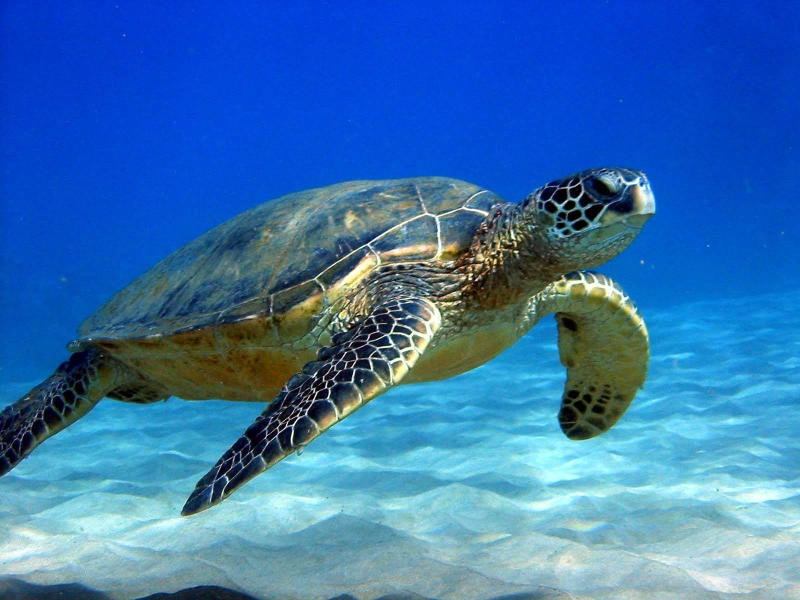
#> input picture Draw/Sea-Turtle.jpg, 1600 x 1200 px (shown at 1/2 size)
$ jupyter execute --allow-errors drawer.ipynb
#> lines starting #> are read from the running program, lines starting #| are printed output that depends on the picture; after the words box and inside, x2 and y2 are one past the last pixel; in counts of white or black regions, pixels touching at a corner belong together
[cell 1]
import cv2
import numpy as np
import pyautogui as p
import time
import keyboard
import os

[cell 2]
'''
    Preprocess image and make contours (getting vertices of edges).
'''
image_location = 'Sea-Turtle.jpg'
if image_location not in os.listdir('C:/Users/csb003/Documents/NCHpython/Draw/'):
    raise Exception("Please specify a valid file path for your image")

x_length = 1200 # make x axis have this length. Different values will probably need different preprocessing arguments
im = cv2.imread(image_location, 0)
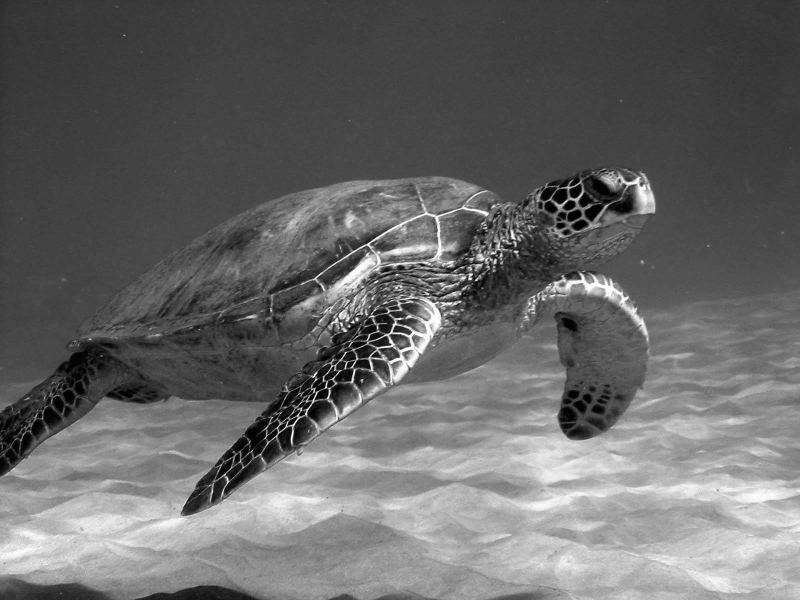
#> im: shape (1200, 1600) (shown at 1/2 size); min 0, max 255, mean 103.8
im = cv2.resize(im, None, None, x_length/im.shape[1], x_length/im.shape[1])
#> im: shape (900, 1200)

# adjusting values gives slightly different results. Changing x_length will probably require some arguments to be changed for better results
im = cv2.medianBlur(im, 7)
im = cv2.bilateralFilter(im, 4, 100, 100)
im = cv2.dilate(im, np.ones((5,5)))
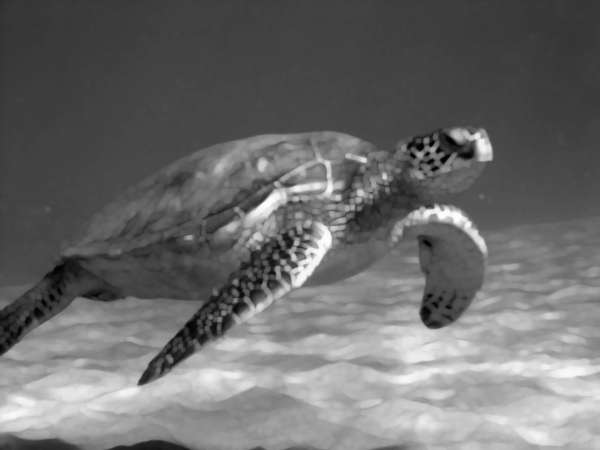
#> im: shape (900, 1200) (shown at 1/2 size); min 1, max 253, mean 107.7

th = cv2.adaptiveThreshold(im, 255, cv2.ADAPTIVE_THRESH_MEAN_C, cv2.THRESH_BINARY, 11, 3) # higher last value = lower noise
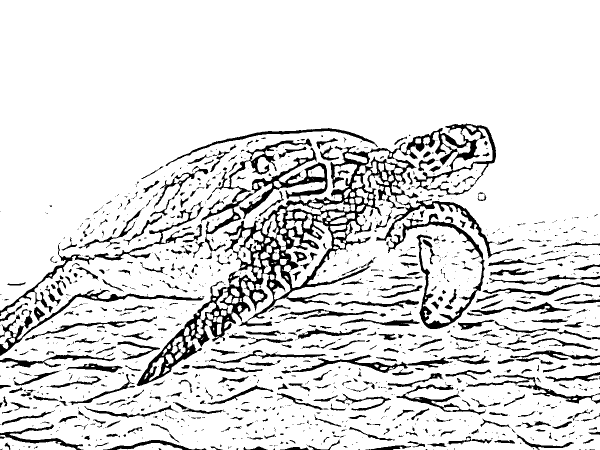
#> th: shape (900, 1200) (shown at 1/2 size); 87.1% white; 1309 black regions (876 under 20 px)
contours, hier = cv2.findContours(th, cv2.RETR_TREE, cv2.CHAIN_APPROX_SIMPLE)
#> contours = 1977 contours, 1337 with area under 20; largest, box (x1, y1, x2, y2) and area: (0, 0, 1200, 900) 1054690, (272, 283, 834, 773) 58040, (802, 246, 993, 392) 6732, (775, 426, 971, 659) 6192, (553, 442, 664, 576) 6008

[cell 3]
cv2.imshow('contours', cv2.drawContours(np.zeros(im.shape)+255, contours, -1, (0,255,0), ))
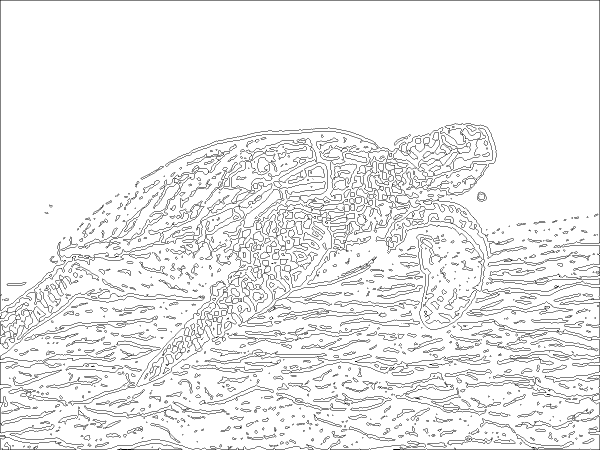
#> window 'contours': shape (900, 1200) (shown at 1/2 size); 93.3% white; black in thin lines or dots
cv2.imshow('preprocessed im', im)
cv2.imshow('thresholded im', th)

cv2.waitKey(0)
cv2.destroyAllWindows()

$ run again, with Draw/Whale.jpg copied over Draw/Sea-Turtle.jpg
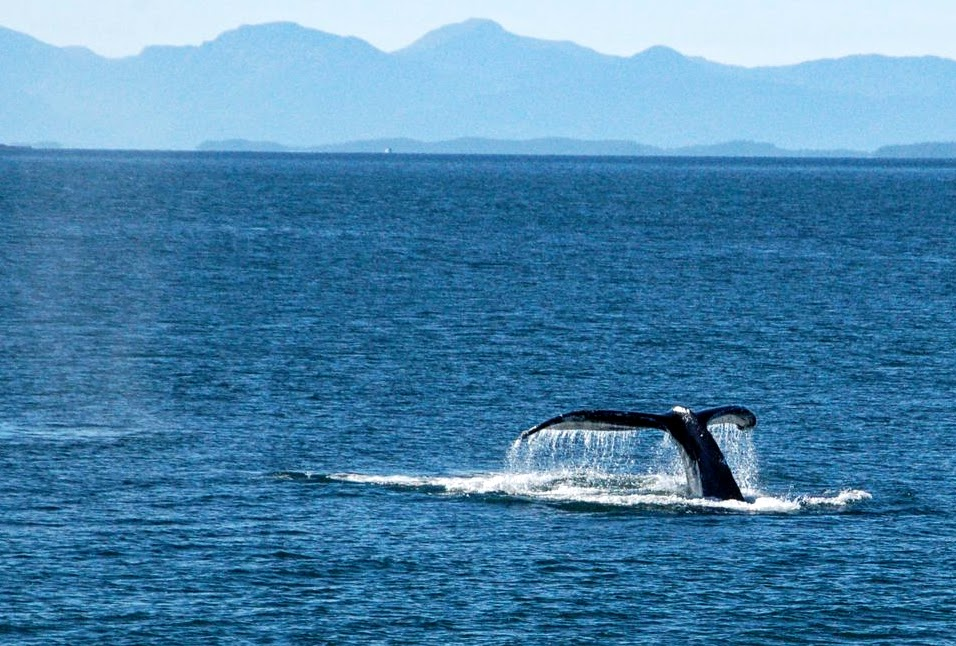
#> input picture Draw/Whale.jpg, 956 x 646 px
#> `th = cv2.adaptiveThreshold(im, 255, cv2.ADAPTIVE_THRESH_MEAN_C, cv2.TH..`:
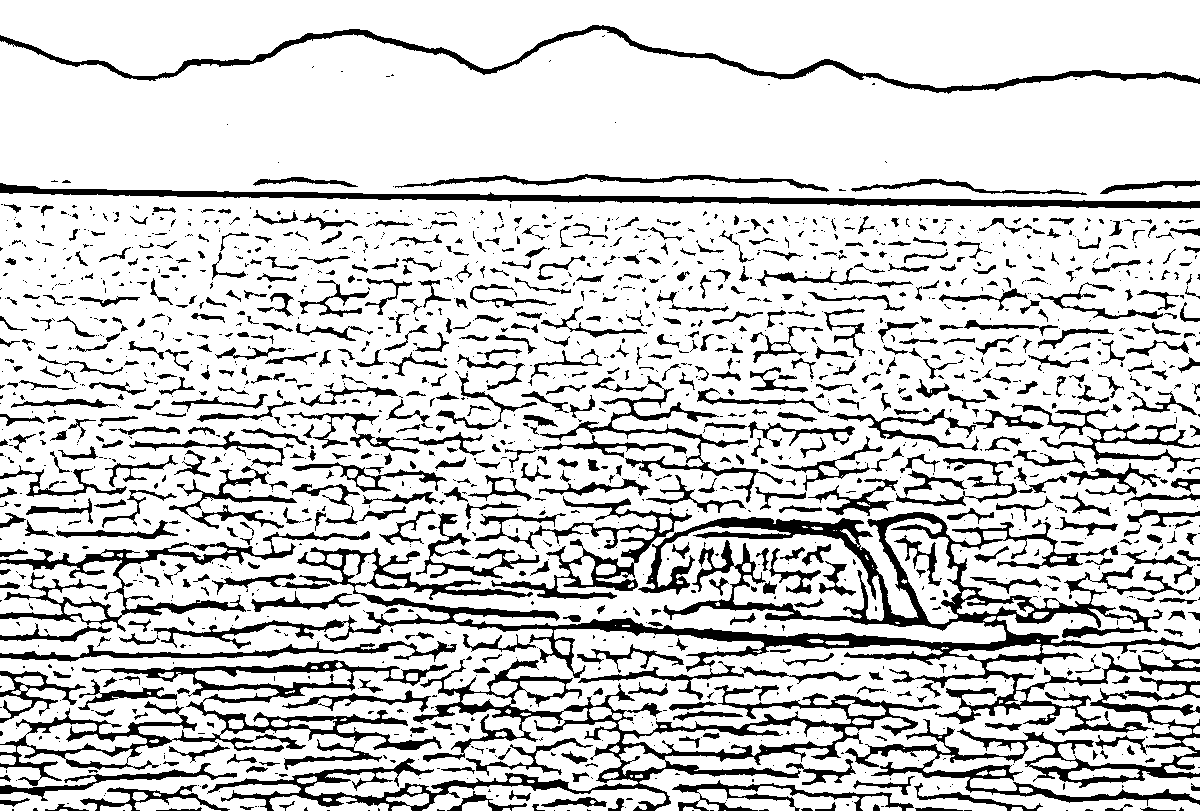
#> th: shape (811, 1200); 80.9% white; 1651 black regions (991 under 20 px)
#> contours = 2355 contours, 1446 with area under 20; largest, box (x1, y1, x2, y2) and area: (0, 193, 1200, 811) 617761, (0, 29, 1200, 202) 154556, (0, 0, 1200, 88) 70437, (81, 659, 449, 704) 5981, (885, 518, 961, 624) 4192
#> `cv2.imshow('contours', cv2.drawContours(np.zeros(im.shape)+255, contou..`:
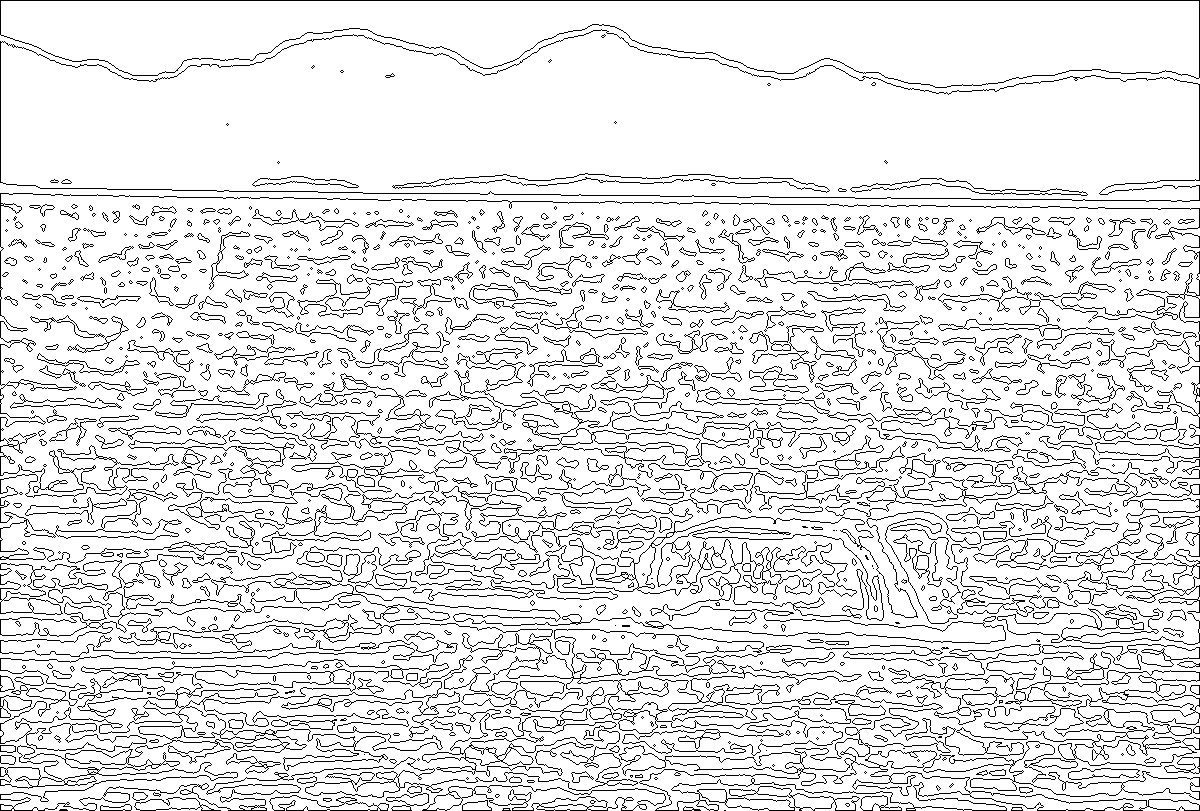
#> window 'contours': shape (811, 1200); 88.9% white; black in thin lines or dots
